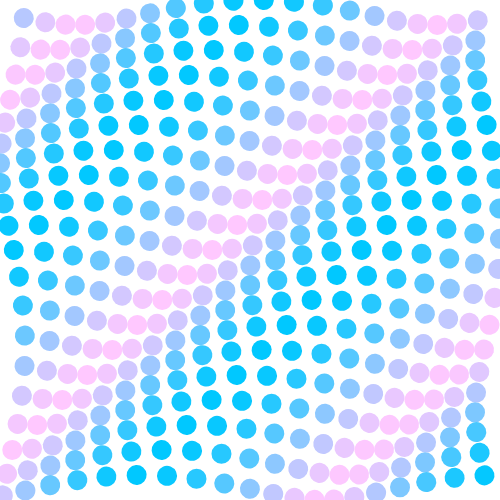
Frame 1 (no input)
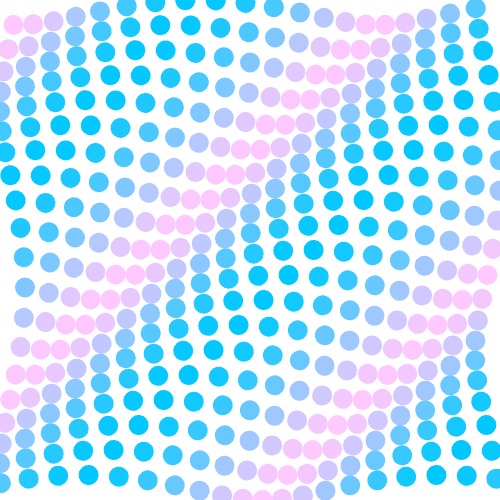
Frame 60 (no input)
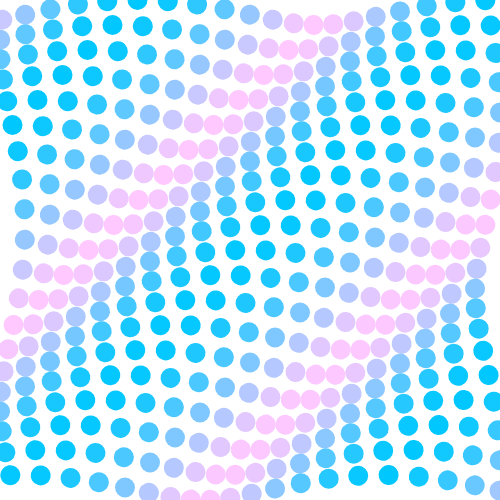
Frame 120 (the mouse pressed at the canvas centre since frame 60)

The p5.js sketch that drew these frames (run headless with seeded random() and noise() and a simulated clock; from frame 60 on, the mouse is pressed at the canvas centre):

// p5.js sketch
// ── sketch.js
//The Sine animation Colour Grid
//The example is basically the same as the animated grid variation, but we use sine function to have a looping animation of color across the grid.
var columns = 20;
var rows =20;
var cellW, cellH;
function setup(){
    createCanvas(500,500);
    //calculate width and height for each cell
    cellW = width / columns;
    cellH = height / rows;
    background(0,100,100);
    noStroke();
    angleMode(DEGREES);
    rectMode(CENTER);
}
function draw(){
    background(255);
    //nested loop
    for(var i = 0; i < columns; i++){
        for(var j = 0; j < rows; j++){
            push();
                //calculate coordinates for center of each cell
                var x = i * cellW + cellW/2;
                var y = j * cellH + cellH/2;
                translate(x,y);
                rotate(frameCount+x+y);
                //we are using the trigonometric sine function here to loop the animation of the colours. Sine always oscillates between values -1 and 1. We feed the x and y coordinates and the frameCount to the sine to get a different colour across the rows and columns and to have it change over time
                var r = map(sin(frameCount+x+y), -1, 1, 0, 255)
                fill(r,200,255);
                ellipse(cellW/2,0,20,20);
            pop();
        }
    }
}
